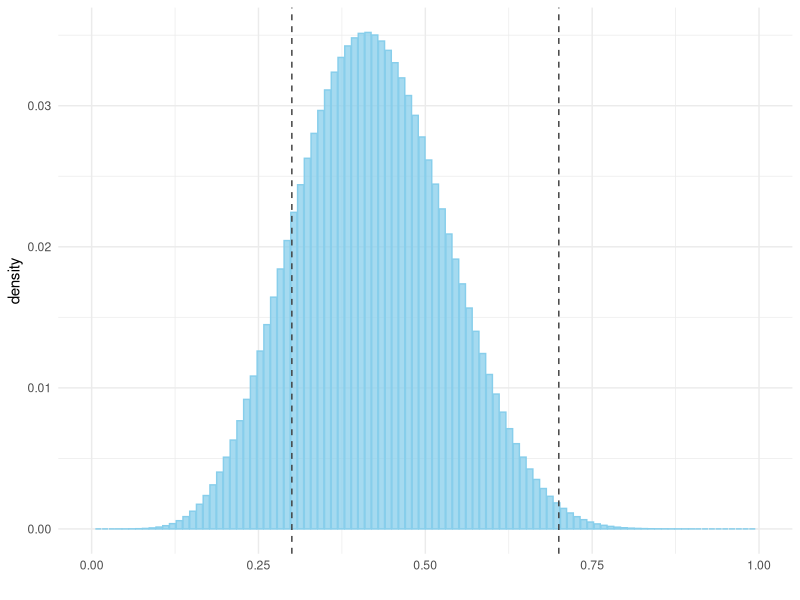

Reproduce this figure in R.
# libraries --------------------------------------------------------------------
library(ggplot2)

# grid based Bayesian inference ------------------------------------------------
# set grid resolution
resolution <- 100

# create the grid
grid <- seq(from = 0, to = 1, length.out = resolution)

# prior
prior <- rep(1, resolution)

# data
n <- 17
z <- 7

# likelihood
likelihood <- dbinom(z, n, prob = grid)

# posterior
posterior <- likelihood * prior

# normalize the posterior so it sums to 1
posterior <- posterior / sum(posterior)

# fairness calculation ---------------------------------------------------------
bottom_cut <- 0.3 * resolution
top_cut <- 0.7 * resolution
fairness <- sum(posterior[bottom_cut:top_cut])
cat(paste0("Fairness of the coin is: ", format(fairness, digits = 3), "."))

# fairness visualization -------------------------------------------------------
df <- data.frame(x = grid, y = posterior)
ggplot(data = df, aes(x = x, y = y)) +
  geom_bar(
    stat = "identity", color = "skyblue",
    fill = "skyblue", alpha = 0.75
  ) +
  geom_vline(xintercept = 0.3, linetype = "dashed", color = "grey25") +
  geom_vline(xintercept = 0.7, linetype = "dashed", color = "grey25") +
  xlim(0, 1) +
  xlab("") +
  ylab("density") +
  theme_minimal()
